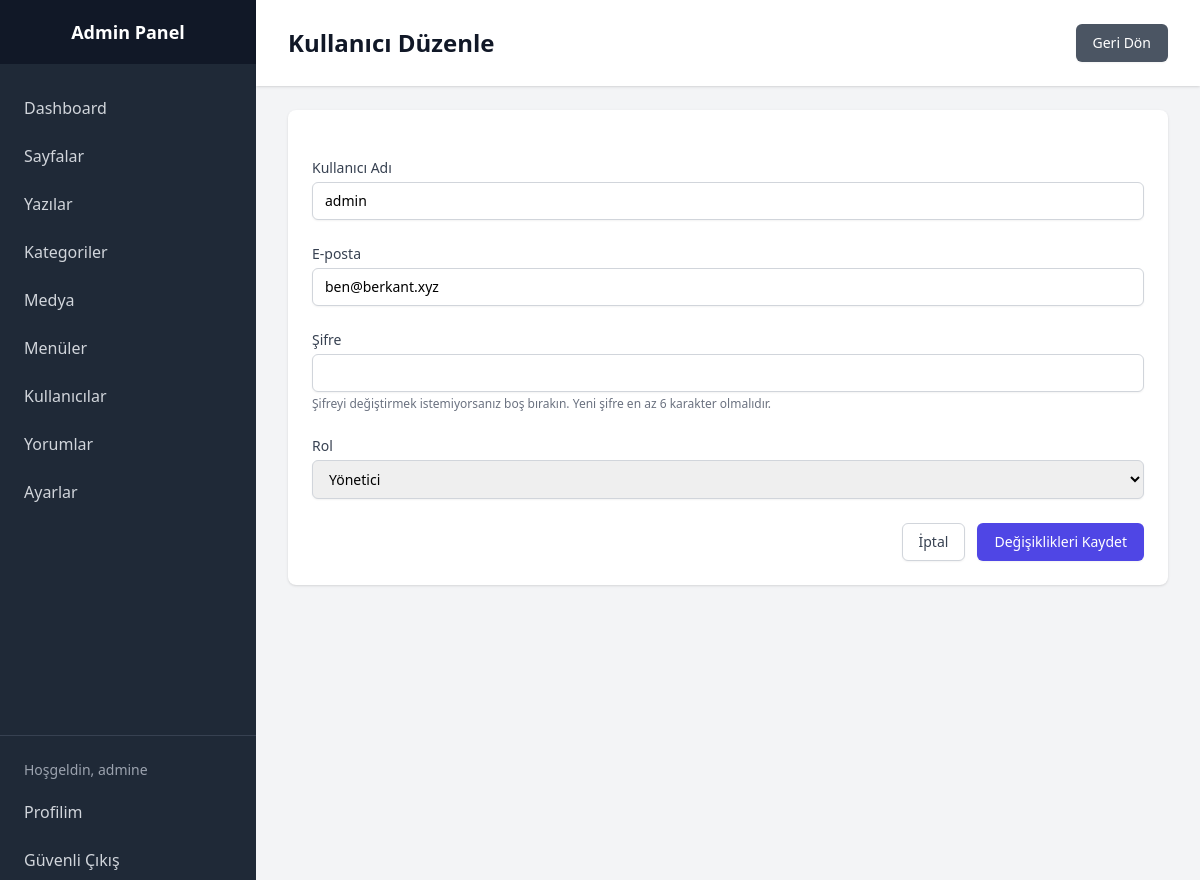
The page /backoffice/admin/user-edit?id=1 (signed in) on the database its author committed.
### tables this page shows
CREATE TABLE users (
        id INTEGER PRIMARY KEY AUTOINCREMENT,
        username TEXT UNIQUE NOT NULL,
        email TEXT UNIQUE NOT NULL,
        password TEXT NOT NULL,
        role TEXT CHECK(role IN ("admin", "editor", "author", "subscriber")) NOT NULL,
        created_at DATETIME DEFAULT CURRENT_TIMESTAMP
    );

### backoffice/includes/functions.php (called while the page is built, shortened)
<?php
function clean($data) {
    return htmlspecialchars($data, ENT_QUOTES, 'UTF-8');
}

### backoffice/admin/user-edit.php (the view, shortened to what this page needs)
<?php
require_once '../includes/auth.php';
$user_id = (int)$_GET['id'];
$stmt = $db->prepare('SELECT * FROM users WHERE id = :id');
$stmt->bindValue(':id', $user_id, SQLITE3_INTEGER);
$result = $stmt->execute();
$user = $result->fetchArray(SQLITE3_ASSOC);
?>
<!DOCTYPE html>
<html lang="tr">
<head>
    <script src="https://cdn.tailwindcss.com"></script>
</head>
<body class="bg-gray-100">
    <div class="min-h-screen flex">
        <?php include 'includes/sidebar.php'; ?>
        <div class="flex-1">
            <header class="bg-white shadow">
                <div class="max-w-7xl mx-auto py-6 px-4 sm:px-6 lg:px-8 flex justify-between items-center">
                    <h1 class="text-2xl font-bold text-gray-900">Kullanıcı Düzenle</h1>
                    <a href="users" class="inline-flex items-center px-4 py-2 border border-transparent rounded-md shadow-sm text-sm font-medium text-white bg-gray-600 hover:bg-gray-700 focus:outline-none focus:ring-2 focus:ring-offset-2 focus:ring-gray-500">
                        Geri Dön
                    </a>
                </div>
            </header>
            <main class="max-w-7xl mx-auto py-6 sm:px-6 lg:px-8">
                <div class="bg-white shadow rounded-lg">
                    <div class="p-4 sm:p-6">
                        <form method="POST" class="space-y-6">
                            <div>
                                <label for="username" class="block text-sm font-medium text-gray-700">
                                    Kullanıcı Adı
                                </label>
                                <div class="mt-1">
                                    <input type="text" name="username" id="username" required
                                        value="<?php echo clean($user['username']); ?>"
                                        class="block w-full px-3 py-2 border border-gray-300 rounded-md shadow-sm focus:outline-none focus:ring-indigo-500 focus:border-indigo-500 sm:text-sm">
                                </div>
                            </div>
                            <div>
                                <label for="email" class="block text-sm font-medium text-gray-700">
                                    E-posta
                                </label>
                                <div class="mt-1">
                                    <input type="email" name="email" id="email" required
                                        value="<?php echo clean($user['email']); ?>"
                                        class="block w-full px-3 py-2 border border-gray-300 rounded-md shadow-sm focus:outline-none focus:ring-indigo-500 focus:border-indigo-500 sm:text-sm">
                                </div>
                            </div>
                            <div>
                                <label for="password" class="block text-sm font-medium text-gray-700">
                                    Şifre
                                </label>
                                <div class="mt-1">
                                    <input type="password" name="password" id="password"
                                        class="block w-full px-3 py-2 border border-gray-300 rounded-md shadow-sm focus:outline-none focus:ring-indigo-500 focus:border-indigo-500 sm:text-sm">
                                </div>
                                <p class="mt-1 text-xs text-gray-500">Şifreyi değiştirmek istemiyorsanız boş bırakın. Yeni şifre en az 6 karakter olmalıdır.</p>
                            </div>
                            <div>
                                <label for="role" class="block text-sm font-medium text-gray-700">
                                    Rol
                                </label>
                                <div class="mt-1">
                                    <select name="role" id="role" required
                                        class="block w-full px-3 py-2 border border-gray-300 rounded-md shadow-sm focus:outline-none focus:ring-indigo-500 focus:border-indigo-500 sm:text-sm">
                                        <option value="admin" <?php echo ($user['role'] == 'admin') ? 'selected' : ''; ?>>Yönetici</option>
                                    </select>
                                </div>
                            </div>
                            <div class="flex justify-end space-x-3">
                                <a href="users"
                                   class="inline-flex justify-center py-2 px-4 border border-gray-300 shadow-sm text-sm font-medium rounded-md text-gray-700 bg-white hover:bg-gray-50 focus:outline-none focus:ring-2 focus:ring-offset-2 focus:ring-indigo-500">
                                    İptal
                                </a>
                                <button type="submit" name="update_user"
                                    class="inline-flex justify-center py-2 px-4 border border-transparent shadow-sm text-sm font-medium rounded-md text-white bg-indigo-600 hover:bg-indigo-700 focus:outline-none focus:ring-2 focus:ring-offset-2 focus:ring-indigo-500">
                                    Değişiklikleri Kaydet
                                </button>
                            </div>
                        </form>
                    </div>
                </div>
            </main>
        </div>
    </div>
</body>
</html>

### rows shown on the page
users: username "admin", email "ben@berkant.xyz", role "Yönetici"

### other values the page prints
$_SESSION['username'] "admine"
